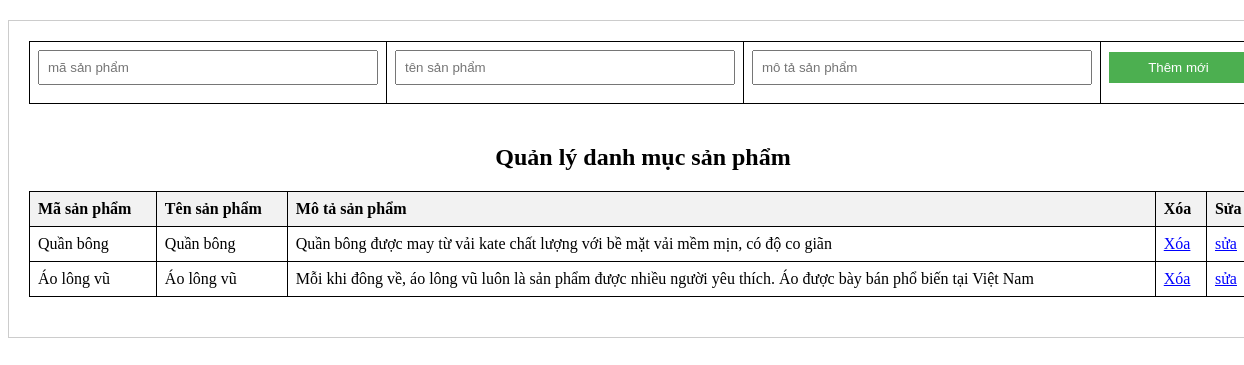
/php/adproducttype.php, run on the app's committed database.
### tables this page shows
CREATE TABLE `adproducttype` (
  `ma_loaisp` varchar(50) NOT NULL,
  `ten_loaisp` varchar(100) NOT NULL,
  `mota_loaisp` text NOT NULL
);

### php/adproducttype.php (the view, shortened to what this page needs)
<form method="post" action="adproducttype.php">
    <table>
        <tr>
            <td><input name="txt_maloaisp" type="text" placeholder="mã sản phẩm"></td>
            <td><input name="txt_tenloaisp" type="text" placeholder="tên sản phẩm"></td>
            <td><input name="txt_motaloaisp" type="text" placeholder="mô tả sản phẩm"></td>
            <td><button type="submit">Thêm mới</button></td>
        </tr>
    </table>
    <table>
        <?php
        $servername = "127.0.0.1";
        $username = "root";
        $password = "";
        $dbname = "webthoitrang";
        $conn = new mysqli($servername, $username, $password, $dbname);
        $sql_select = "SELECT * FROM adproducttype";
        $result = mysqli_query($conn, $sql_select);
        if (mysqli_num_rows($result) > 0) {
            echo "<table border='1'>
            <h2 style='text-align: center'>Quản lý danh mục sản phẩm</h2>
            <tr>
                <th>Mã sản phẩm</th>
                <th>Tên sản phẩm</th>
                <th>Mô tả sản phẩm</th>
                <th>Xóa</th>
                <th>Sửa</th>
            </tr>";
            while ($row = mysqli_fetch_assoc($result)) {
                echo "<tr>";
                echo "<td>" . $row['ma_loaisp'] . "</td>";
                echo "<td>" . $row['ten_loaisp'] . "</td>";
                echo "<td>" . $row['mota_loaisp'] . "</td>";
                echo "<td><a href='xoasp.php?id=" . $row['ma_loaisp'] . "' style='color:blue'>Xóa</a></td>";
                echo "<td><a href='updateloaisp.php?id=" . $row['ma_loaisp'] . "' style='color:blue'>sửa</a></td>";
                echo "</tr>";
            }
            echo "</table>";
        } else {
            echo "Không có dữ liệu.";
        }
        ?>
    </table>
</form>

### php/adproducttype.php (style rules this page uses)
table { width: 100%; border-collapse: collapse; margin-bottom: 20px; }
th, td { border: 1px solid #000; padding: 8px; text-align: left; }
th { background-color: #f2f2f2; }
form { margin-top: 20px; border: 1px solid #ccc; padding: 20px; width: 100%; }
input[type="text"], button { padding: 8px; margin-bottom: 10px; width: 100%; box-sizing: border-box; }
button { background-color: #4CAF50; color: white; border: none; cursor: pointer; }

### data on the page
adproducttype: ma_loaisp "Quần bông", ten_loaisp "Quần bông", mota_loaisp "Quần bông được may từ vải kate chất lượng với bề mặt vải mềm mịn, có độ co giãn"
adproducttype: ma_loaisp "Áo lông vũ", ten_loaisp "Áo lông vũ", mota_loaisp "Mỗi khi đông về, áo lông vũ luôn là sản phẩm được nhiều người yêu thích. Áo được bày bán phổ biến tại Việt Nam"
